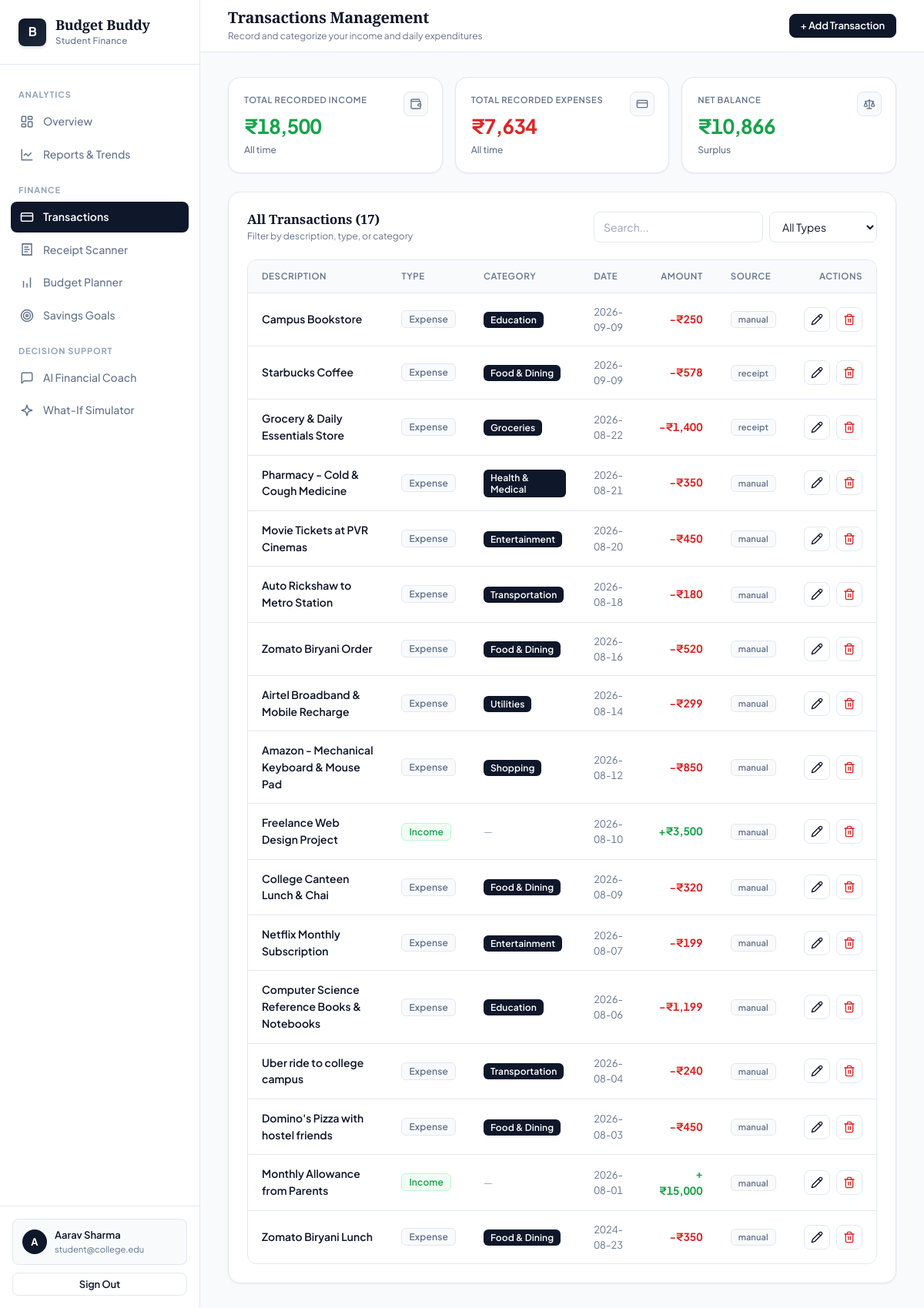
Before: /transactions (signed in) with the older database file.
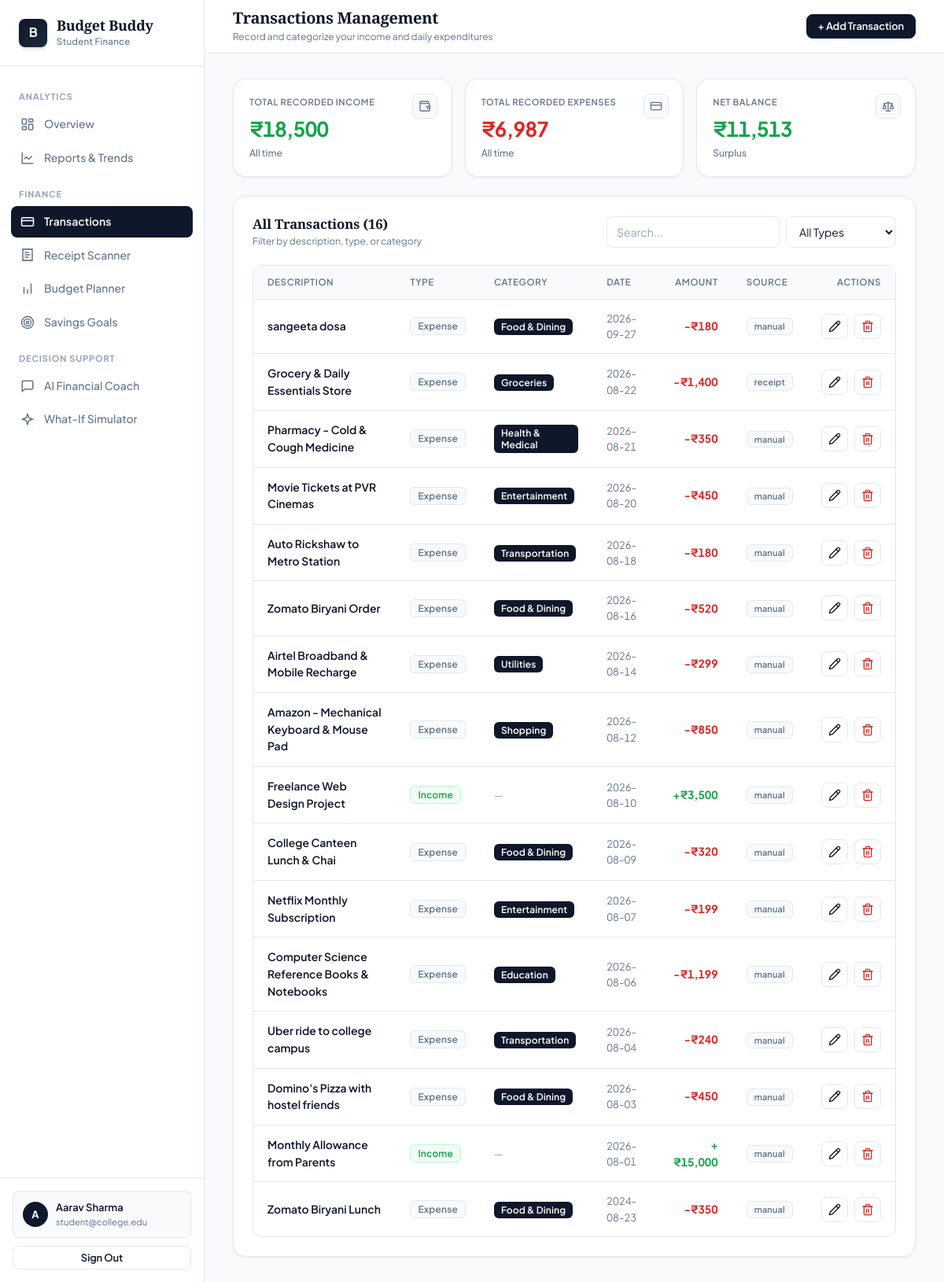
After: the same page with the newer database file.
### tables this page shows
CREATE TABLE profiles (
        id TEXT PRIMARY KEY,
        email TEXT UNIQUE,
        password TEXT,
        name TEXT NOT NULL,
        monthly_income REAL DEFAULT 15000,
        created_at TEXT
    );

CREATE TABLE transactions (
        id TEXT PRIMARY KEY,
        user_id TEXT NOT NULL,
        type TEXT NOT NULL,
        amount REAL NOT NULL,
        description TEXT NOT NULL,
        category TEXT,
        date TEXT NOT NULL,
        source TEXT DEFAULT 'manual',
        source_label TEXT,
        created_at TEXT
    );

### app/routes/transactions.py (the view)
@transactions_bp.route('/transactions')
@login_required
def transactions():
    user_id = session['user_id']
    all_tx = db.get_transactions(user_id, limit=500)
    return render_template(
        'transactions.html',
        transactions=all_tx,
        categories=EXPENSE_CATEGORIES,
        today=str(date.today())
    )

### app/services/local_db.py (called while the page is built)
def get_db():
    conn = sqlite3.connect(DB_PATH)
    conn.row_factory = sqlite3.Row
    return conn

def local_get_transactions(user_id: str, limit: int = 500):
    init_local_db()
    conn = get_db()
    cursor = conn.cursor()
    cursor.execute("SELECT * FROM transactions WHERE user_id = ? ORDER BY date DESC LIMIT ?", (user_id, limit))
    rows = cursor.fetchall()
    conn.close()
    return [dict(r) for r in rows]

### app/services/supabase_service.py (called while the page is built, shortened)
def is_supabase_configured() -> bool:
    url = os.environ.get('SUPABASE_URL', '').strip()
    key = os.environ.get('SUPABASE_KEY', '').strip()
    return bool(
        url and key
        and not url.startswith('https://your-project')
        and not url.startswith('your_supabase')
        and 'dummy' not in url
    )

def get_client():
    global _client
    if _client is None:
        if not is_supabase_configured():
            return None
    return _client

def get_transactions(user_id: str, limit: int = 500):
    client = get_client()
    return local_db.local_get_transactions(user_id, limit)

### app/utils/helpers.py (called while the page is built)
def login_required(f):
    @wraps(f)
    def decorated(*args, **kwargs):
        if 'access_token' not in session or 'user_id' not in session:
            if request.is_json or request.path.startswith('/api/'):
                return jsonify({'error': 'Authentication required'}), 401
            return redirect(url_for('auth.login'))
        return f(*args, **kwargs)
    return decorated

### app/templates/transactions.html (shortened to what this page needs)
{% extends "base.html" %}
{% block page_title %}Transactions Management{% endblock %}
{% block page_subtitle %}Record and categorize your income and daily expenditures{% endblock %}
{% block topbar_actions %}
<button type="button" onclick="openModal('addModal')" class="btn btn-primary btn-sm">+ Add Transaction</button>
{% endblock %}
{% block content %}
<div class="stats-grid mb-24">
  {% set total_income = namespace(val=0) %}
  {% set total_expense = namespace(val=0) %}
  {% for tx in transactions %}
    {% if tx.type == 'income' %}{% set total_income.val = total_income.val + tx.amount %}{% endif %}
    {% if tx.type == 'expense' %}{% set total_expense.val = total_expense.val + tx.amount %}{% endif %}
  {% endfor %}
  <div class="stat-card">
    <div class="label">Total Recorded Income</div>
    <div class="value success">₹{{ "{:,.0f}".format(total_income.val) }}</div>
    <div class="meta">All time</div>
    <div class="icon-chip">
      <svg viewBox="0 0 24 24"><path d="M19 7V4a1 1 0 0 0-1-1H5a2 2 0 0 0 0 4h15a1 1 0 0 1 1 1v4h-3a2 2 0 0 0 0 4h3a1 1 0 0 0 1-1v-2a1 1 0 0 0-1-1"/><path d="M3 5v14a2 2 0 0 0 2 2h15a1 1 0 0 0 1-1v-4"/></svg>
    </div>
  </div>
  <div class="stat-card">
    <div class="label">Total Recorded Expenses</div>
    <div class="value danger">₹{{ "{:,.0f}".format(total_expense.val) }}</div>
    <div class="meta">All time</div>
    <div class="icon-chip">
      <svg viewBox="0 0 24 24"><rect width="20" height="14" x="2" y="5" rx="2"/><line x1="2" x2="22" y1="10" y2="10"/></svg>
    </div>
  </div>
  <div class="stat-card">
    <div class="label">Net Balance</div>
    <div class="value {{ 'success' if (total_income.val - total_expense.val) >= 0 else 'danger' }}">
      ₹{{ "{:,.0f}".format((total_income.val - total_expense.val) | abs) }}
    </div>
    <div class="meta">{{ 'Surplus' if (total_income.val - total_expense.val) >= 0 else 'Deficit' }}</div>
    <div class="icon-chip">
      <svg viewBox="0 0 24 24"><path d="m16 16 3-8 3 8c-.87.65-1.92 1-3 1s-2.13-.35-3-1Z"/><path d="m2 16 3-8 3 8c-.87.65-1.92 1-3 1s-2.13-.35-3-1Z"/><path d="M7 21h10"/><path d="M12 3v18"/><path d="M3 7h2c2 0 5-1 7-2 2 1 5 2 7 2h2"/></svg>
    </div>
  </div>
</div>
<div class="card">
  <div class="card-header">
    <div>
      <h5 class="card-title">All Transactions ({{ transactions | length }})</h5>
      <div class="card-subtitle">Filter by description, type, or category</div>
    </div>
    <div class="d-flex gap-8">
      <input type="text" id="searchInput" class="form-control" placeholder="Search..." style="width: 220px;" oninput="filterTransactions()"/>
      <select id="typeFilter" class="form-control" style="width: 140px;" onchange="filterTransactions()">
        <option value="">All Types</option>
      </select>
    </div>
  </div>
  {% if transactions %}
  <div class="table-wrapper">
    <table class="table" id="txTable">
      <thead>
        <tr>
          <th>Description</th>
          <th>Type</th>
          <th>Category</th>
          <th>Date</th>
          <th style="text-align: right;">Amount</th>
          <th>Source</th>
          <th style="text-align: right;">Actions</th>
        </tr>
      </thead>
      <tbody>
        {% for tx in transactions %}
        <tr class="tx-row" data-type="{{ tx.type }}" data-desc="{{ tx.description | lower }}" data-cat="{{ (tx.category or '') | lower }}">
          <td>
            <div style="font-weight: 600; color: var(--text);">{{ tx.description }}</div>
          </td>
          <td>
            <span class="badge {{ 'badge-success' if tx.type == 'income' else 'badge-neutral' }}">
              {{ 'Income' if tx.type == 'income' else 'Expense' }}
            </span>
          </td>
          <td>
            {% if tx.category %}
            <span class="badge badge-primary">{{ tx.category }}</span>
            {% else %}
            <span style="color: var(--text-muted); font-size: 0.8125rem;">—</span>
            {% endif %}
          </td>
          <td style="color: var(--text-secondary); font-size: 0.8125rem;">{{ tx.date }}</td>
          <td style="text-align: right; font-weight: 700; color: {{ 'var(--success)' if tx.type == 'income' else 'var(--danger)' }};">
            {{ '+' if tx.type == 'income' else '-' }}₹{{ "{:,.0f}".format(tx.amount) }}
          </td>
          <td>
            <span class="badge badge-neutral" style="font-size: 0.6875rem;">{{ tx.source or 'manual' }}</span>
          </td>
          <td style="text-align: right;">
            <div class="d-flex gap-8 justify-between" style="justify-content: flex-end;">
              <button type="button"
                      onclick="openEditFromBtn(this)"
                      data-id="{{ tx.id }}"
                      data-desc="{{ tx.description }}"
                      data-amount="{{ tx.amount }}"
                      data-date="{{ tx.date }}"
                      data-cat="{{ tx.category or '' }}"
                      data-type="{{ tx.type }}"
                      class="btn btn-outline btn-sm btn-icon"
                      title="Edit">
                <svg viewBox="0 0 24 24"><path d="M17 3a2.85 2.83 0 1 1 4 4L7.5 20.5 2 22l1.5-5.5Z"/><path d="m15 5 4 4"/></svg>
              </button>
              <form method="POST" action="{{ url_for('transactions.delete_transaction', transaction_id=tx.id) }}" onsubmit="return confirm('Delete this transaction?');" style="display:inline;">
                <button type="submit" class="btn btn-outline btn-sm btn-icon" style="color: var(--danger);" title="Delete">
                  <svg viewBox="0 0 24 24"><path d="M3 6h18"/><path d="M19 6v14c0 1-1 2-2 2H7c-1 0-2-1-2-2V6"/><path d="M8 6V4c0-1 1-2 2-2h4c1 0 2 1 2 2v2"/><line x1="10" x2="10" y1="11" y2="17"/><line x1="14" x2="14" y1="11" y2="17"/></svg>
                </button>
              </form>
            </div>
          </td>
        </tr>
        {% endfor %}
      </tbody>
    </table>
  </div>
  {% endif %}
</div>
{% endblock %}

### app/templates/base.html (shortened to what this page needs)
<!DOCTYPE html>
<html lang="en">
<head>
  <link rel="stylesheet" href="{{ url_for('static', filename='css/style.css') }}" />
</head>
<body>
  <div class="app-wrapper">
    <aside class="sidebar" id="sidebar">
      <div class="sidebar-logo">
        <div class="logo-badge">B</div>
        <div>
          <div class="logo-title">Budget Buddy</div>
          <div class="logo-sub">Student Finance</div>
        </div>
      </div>
      <nav class="sidebar-nav">
        <span class="nav-label">Analytics</span>
        <a href="{{ url_for('dashboard.dashboard') }}" class="nav-item {% if request.endpoint == 'dashboard.dashboard' %}active{% endif %}">
          <svg class="nav-icon-svg" viewBox="0 0 24 24"><rect width="7" height="9" x="3" y="3" rx="1"/><rect width="7" height="5" x="14" y="3" rx="1"/><rect width="7" height="9" x="14" y="12" rx="1"/><rect width="7" height="5" x="3" y="16" rx="1"/></svg>
          <span>Overview</span>
        </a>
        <a href="{{ url_for('reports.reports') }}" class="nav-item {% if request.endpoint == 'reports.reports' %}active{% endif %}">
          <svg class="nav-icon-svg" viewBox="0 0 24 24"><path d="M3 3v18h18"/><path d="m19 9-5 5-4-4-3 3"/></svg>
          <span>Reports & Trends</span>
        </a>
        <span class="nav-label">Finance</span>
        <a href="{{ url_for('transactions.transactions') }}" class="nav-item {% if 'transactions' in request.endpoint %}active{% endif %}">
          <svg class="nav-icon-svg" viewBox="0 0 24 24"><rect width="20" height="14" x="2" y="5" rx="2"/><line x1="2" x2="22" y1="10" y2="10"/></svg>
          <span>Transactions</span>
        </a>
        <a href="{{ url_for('receipt.receipt') }}" class="nav-item {% if request.endpoint == 'receipt.receipt' %}active{% endif %}">
          <svg class="nav-icon-svg" viewBox="0 0 24 24"><path d="M4 2v20l2-1 2 1 2-1 2 1 2-1 2 1 2-1 2 1V2l-2 1-2-1-2 1-2-1-2 1-2-1-2 1Z"/><path d="M14 8H8"/><path d="M16 12H8"/><path d="M13 16H8"/></svg>
          <span>Receipt Scanner</span>
        </a>
        <a href="{{ url_for('budget.budget') }}" class="nav-item {% if request.endpoint == 'budget.budget' %}active{% endif %}">
          <svg class="nav-icon-svg" viewBox="0 0 24 24"><path d="M12 20v-6M6 20V10M18 20V4"/></svg>
          <span>Budget Planner</span>
        </a>
        <a href="{{ url_for('goals.goals') }}" class="nav-item {% if request.endpoint == 'goals.goals' %}active{% endif %}">
          <svg class="nav-icon-svg" viewBox="0 0 24 24"><circle cx="12" cy="12" r="10"/><circle cx="12" cy="12" r="6"/><circle cx="12" cy="12" r="2"/></svg>
          <span>Savings Goals</span>
        </a>
        <span class="nav-label">Decision Support</span>
        <a href="{{ url_for('ai.coach') }}" class="nav-item {% if request.endpoint == 'ai.coach' %}active{% endif %}">
          <svg class="nav-icon-svg" viewBox="0 0 24 24"><path d="M21 15a2 2 0 0 1-2 2H7l-4 4V5a2 2 0 0 1 2-2h14a2 2 0 0 1 2 2z"/></svg>
          <span>AI Financial Coach</span>
        </a>
        <a href="{{ url_for('simulator.simulator') }}" class="nav-item {% if request.endpoint == 'simulator.simulator' %}active{% endif %}">
          <svg class="nav-icon-svg" viewBox="0 0 24 24"><path d="m12 3-1.912 5.813a2 2 0 0 1-1.275 1.275L3 12l5.813 1.912a2 2 0 0 1 1.275 1.275L12 21l1.912-5.813a2 2 0 0 1 1.275-1.275L21 12l-5.813-1.912a2 2 0 0 1-1.275-1.275L12 3Z"/></svg>
          <span>What-If Simulator</span>
        </a>
      </nav>
      <div class="sidebar-footer">
        <div class="user-profile-widget">
          <div class="user-avatar">{{ session.get('user_name', 'S')[0].upper() }}</div>
          <div class="user-meta">
            <span class="name">{{ session.get('user_name', 'College Student') }}</span>
            <span class="email">{{ session.get('user_email', 'student@college.edu') }}</span>
          </div>
        </div>
        <a href="{{ url_for('auth.logout') }}" class="btn btn-outline btn-block btn-sm">
          Sign Out
        </a>
      </div>
    </aside>
    <div class="main-content">
      <header class="topbar">
        <div class="topbar-header">
          <h4>{% block page_title %}Overview{% endblock %}</h4>
          <p>{% block page_subtitle %}College student financial tracking and planning{% endblock %}</p>
        </div>
        <div class="topbar-actions">
          {% block topbar_actions %}{% endblock %}
        </div>
      </header>
      <main class="page-container">
        {% block content %}{% endblock %}
      </main>
    </div>
  </div>
</body>
</html>

Changed rows visible on the page:
removed transactions: description "Campus Bookstore", type "Expense", category "Education", date "2026-09-09", type "-", amount "250", source "manual"
removed transactions: description "Starbucks Coffee", type "Expense", category "Food & Dining", date "2026-09-09", type "-", amount "578", source "receipt"
added transactions: description "sangeeta dosa", type "Expense", category "Food & Dining", date "2026-09-27", type "-", amount "180", source "manual"
Other visible differences:
{{ "{:,.0f}".format(total_expense.val) }}: "7,634" → "6,987"
{{ "{:,.0f}".format((total_income.val - total_expense.val) | abs) }}: "10,866" → "11,513"
{{ transactions | length }}: "17" → "16"
